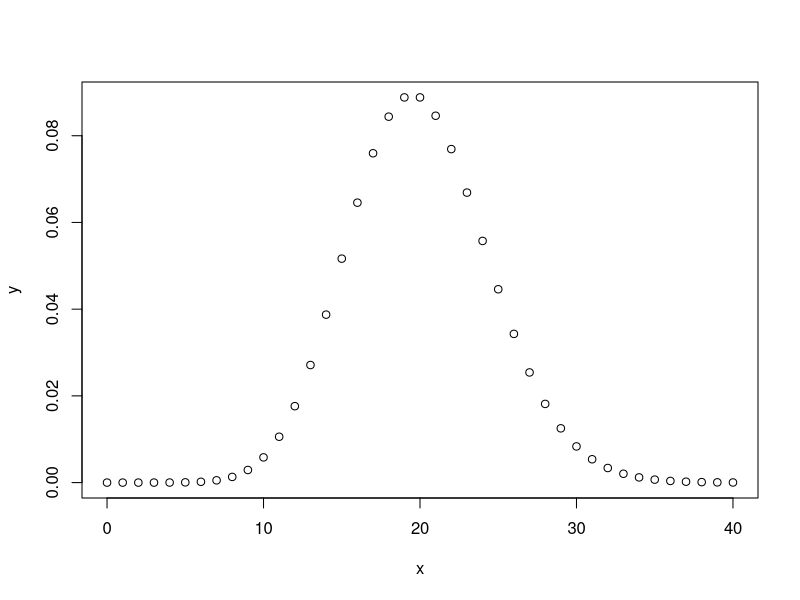
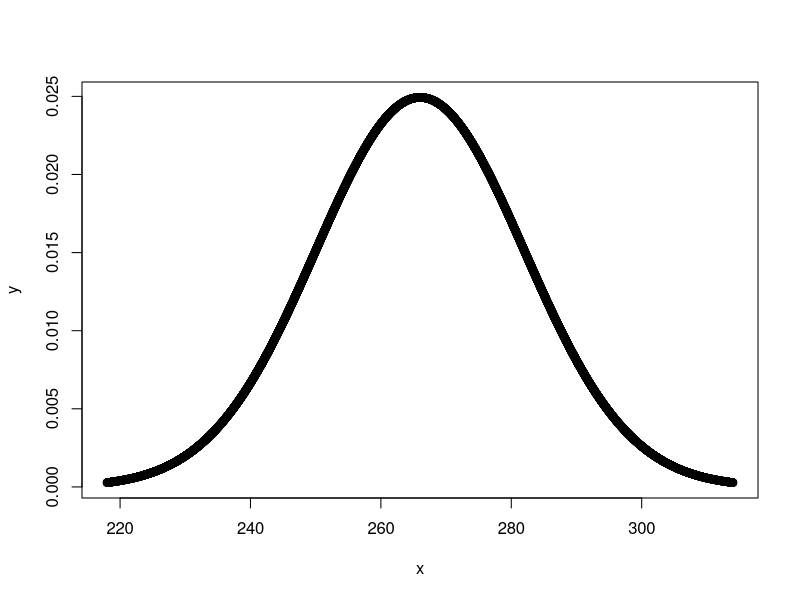
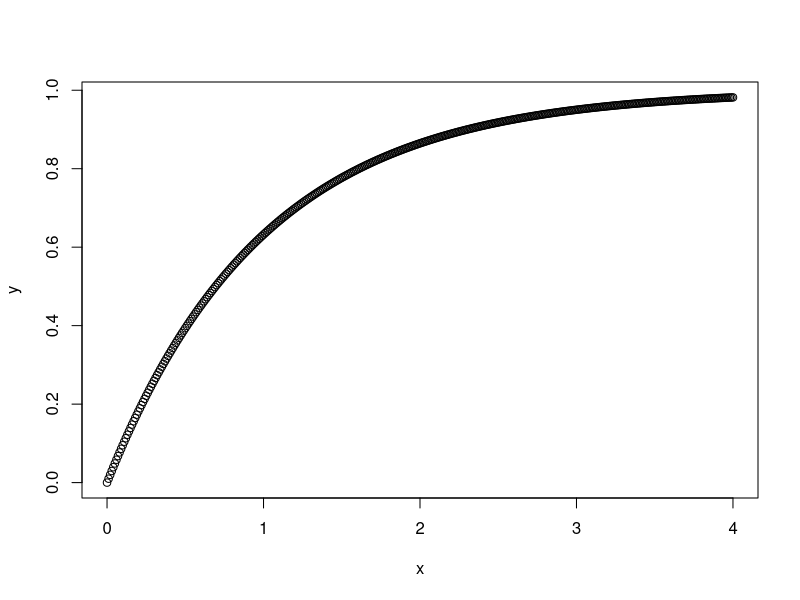
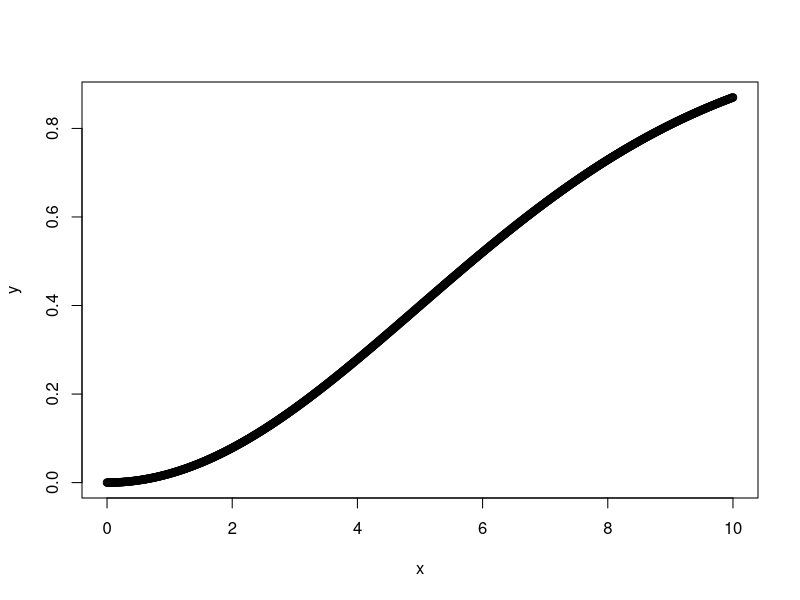
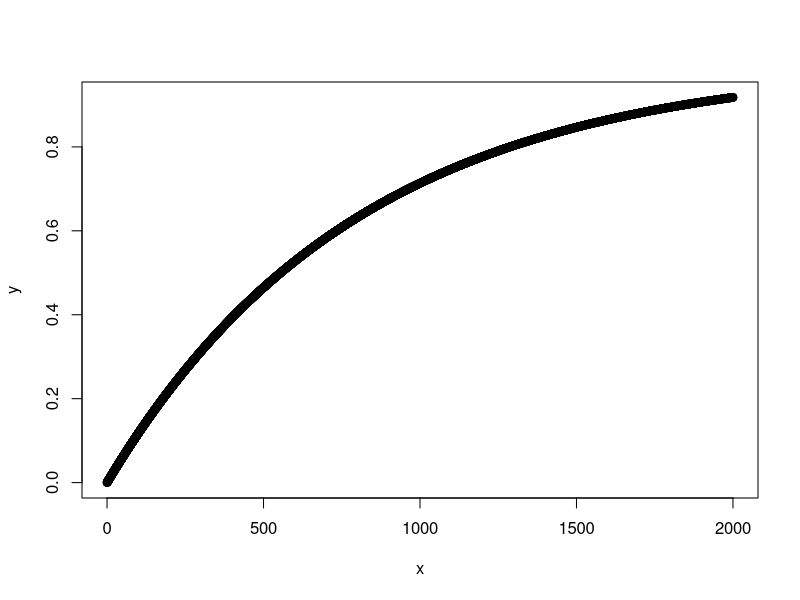
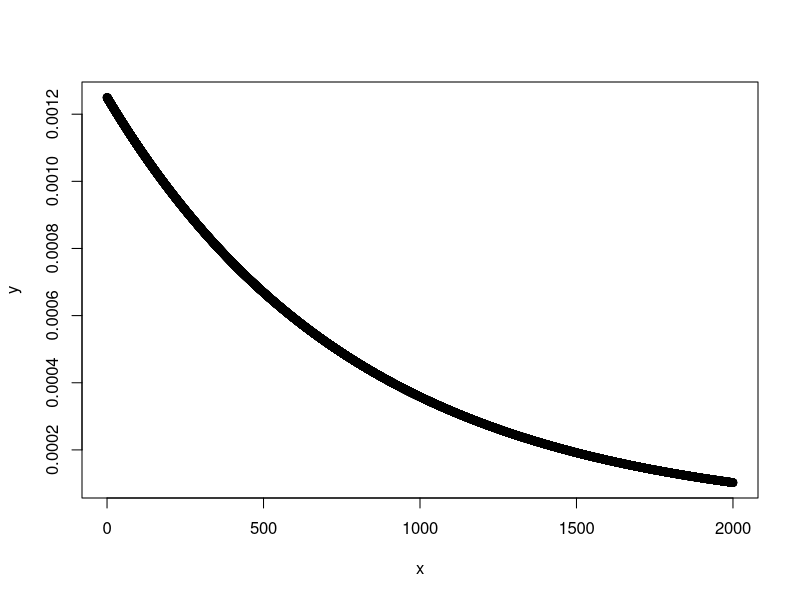

These figures' R source, in order:
# 2
x = 0:3
p = c(0.064, 0.288, 0.432, 0.216)
suma = sum(p)
stredni_hodnota = sum(x * p) # stredni hodnota
rozptyl = sum(x*x*p) - (stredni_hodnota)^2 # Rozpyl
smerodatna_odchylka = sqrt(rozptyl) # smerodatna odchylka
# modus je nejvetsi hodnota

# 3

# Binom X~Bi(n,pi)
#  - pi je pravdepodobnos uspechu a n pocet pokusu
# -> pocet uspechu v nezavislych n pokusech
pbinom(4, 10, 1/6) # <=
dbinom(3, 10, 1/6) # =
pbinom(4, 10, 1/6, FALSE) # >
pbinom(150, 1000, 1/5) # <=
# E(X) stredni hodnota = N * pi = 1000 * 0.2 = 200
# D(X) = sqrt(D(x))

# Hypergeometricka rozdeleni X~H(N, M, n)
#  - n prvku z N, kde M prvku ma urcitou vlastnost
# -> pocet uspechu n na zavislych pokusech
phyper(149, 2000, 8000, 1000, FALSE)

# Dyk more tahas 4 piva z basi o 20 pivech
# kdy jenom 8 jsou radky a potrebujes 4 radky
dhyper(4, 12, 8, 4)

# Negativne binomicke X~NB(k, pi)
#  - k je pocet upsechu potrebny, pi je pravdepodobnost
# -> pocet pokusu do dosazeni k uspechu
#  ! v r se zadava jenom pocet neuspesnych pokusu
pnbinom(2, 1, 0.1)
pnbinom(3, 3, 0.87) - pnbinom(0, 3, 0.87)

# Podminena pravdepodobnost
# P(X >= 230 | X >= 215)
ppr = pbinom(229, 250, 0.9, FALSE)
ppo = pbinom(214, 250, 0.9, FALSE)
ppr / ppo

# pravdepodobnost ze se poroucha za 2 mesice nejvyse 1 stroj
# X~Po(^t=4)
ppois(1,4)

# stredni pocet porouchanych stroju za rok
# 12 * 2 = 24

# pocet mikroorganizmu v 10ml vzorku
# zobecnit
x = 0:40
y = dpois(x, 20)
plot(x,y)

# jaka je pravdepodobnost ze v 10ml je vie nez 14 organizmu
ppois(14,20,F)

# Nahodna velicina popisujici delku tehotenstvi ve dnech ma stredni hodnotu 266 dnu a odchylku 16
# Nacrtnete graf hustoty
# X~N(\mu=266, \omega^2 = 16^2)
# 3 sigma aby vetsina prvku byla na grafu
x = seq(266 - 3*16, 266 + 3*16, 0.01)
y = dnorm(x, 266, 16)
plot(x,y)

# P(X <= 246)
pnorm(246, 266, 16)

# P(250 < X < 282)
pnorm(282, 266, 16) - pnorm(250, 266, 16, T)

# Jaka delka tehotenstvi je prekrocena u maximalne 10 % zen
qnorm(0.9, 266, 16)

# Urcete horni a dolni kvartil
qnorm(0.25, 266, 16)
qnorm(0.75, 266, 16)

# Uvazujte nahodnout velicinu popisujici delku remise onk pacientu
# stredni hodnota je 1 rok
# \lambda = 1/1 = 1
x = seq(0, 4, 0.01)
y = pexp(x)
plot(x, y)

# Urcete median nahodne veliciny
qexp(0.5)

# Rychlost vetru na W rozdeleni tvar 2 a meritko 7
x = seq(0, 10, 0.01)
y = pweibull(x, 2, 7)
plot(x, y)

pweibull(10, 2, 7) - pweibull(4, 2, 7)


### Ukol 3
## 1
# A

# Poas, lambda=12

#B
ppois(9,12, F)

#C
ppois(13, 12, F) / ppois(10, 12, F)

## 2
# A
x = seq(0, 2000, 0.1)
y = pexp(x, 1/800)
plot(x, y)

x = seq(0, 2000, 0.1)
y = dexp(x, 1/800)
plot(x, y)

# B
pexp(900, 1/800, F)

#C
qexp(0.75, 1/800)
